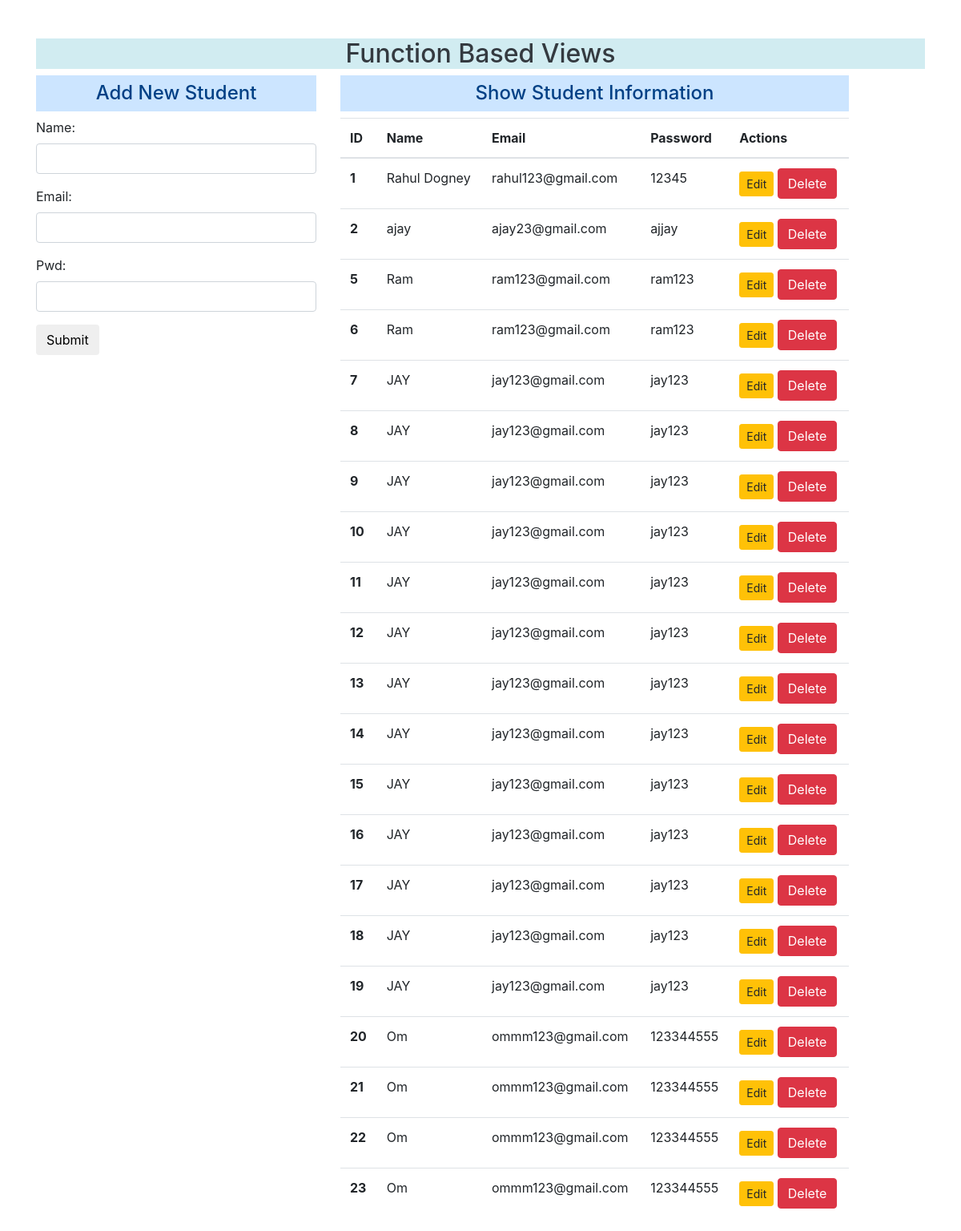
The page / on the database its author committed.
### myapp/models.py (models this page shows)
class Users(models.Model):
    name = models.CharField(max_length=50)
    email = models.EmailField(max_length=254)
    pwd = models.CharField(max_length=50)

### myapp/views.py (the view)
# urls.py: path('',views.add_and_show,name="add_show"),
def add_and_show(request):
    if request.method == "POST":
        fm = RegistrationForm(request.POST)
        if fm.is_valid():
            nm = fm.cleaned_data['name']
            em = fm.cleaned_data['email']
            ps = fm.cleaned_data['pwd']
            reg = Users(name=nm,email=em,pwd=ps)
            reg.save()
            fm = RegistrationForm()
    else:
        fm = RegistrationForm()
    stud = Users.objects.all()
    return render(request,'myapp/show.html',{'form':fm,'st':stud})

### myapp/froms.py
class RegistrationForm(forms.ModelForm):
    class Meta:
        model = Users
        fields = ['name', 'email','pwd']
        widgets = {
            'name': forms.TextInput(attrs={'class':'form-control'}),
            'email': forms.EmailInput(attrs={'class':'form-control'}),
            'pwd': forms.PasswordInput(render_value=True,attrs={'class':'form-control'}),
    }

### myapp/templates/myapp/show.html (shortened to what this page needs)
{% extends 'myapp/base.html' %}
{% block content %}
<div class=row>
<div class="col-sm-4">
    <h4 class="text-center alert-primary pt-2 pb-2">Add New Student</h4>
    <form method = "POST" >
    {{form.as_p}}
    <input type="submit" name="Submit" class="btn btn-sccess" nonvalidate>
    </form>
</div >
<div class="col-sm-7 offset">
<h4 class="text-center alert-primary pt-2 pb-2"> Show Student Information</h4>
{% if st %}
<div class="thumnail">
    <table class="table table-hover">
        <thead>
            <tr>
                <th scope="col">ID</th>
                <th scope="col">Name</th>
                <th scope="col">Email</th>
                <th scope="col">Password</th>
                <th scope="col">Actions</th>
            </tr>
        </thead>
        <tbody>
            {% for t in st %}
            <tr>
                <th scope="row">{{t.id}}</th>
                <td>{{t.name}}</td>
                <td>{{t.email}}</td>
                <td>{{t.pwd}}</td>
                <td>
                    <a href = "{% url 'updatedata' t.id %}" class="btn btn-warning btn-sm">Edit</a>
                    <form action = {% url 'deletedata' t.id %} method = "POST" class="d-inline">
                    <input type = "submit" class="btn btn-danger"value="Delete" >
                    </form>
                </td>
            </tr>
            {% endfor %}
        </tbody>
    </table>
</div>
{% else %}
    <h3>Table Data</h3>
    <h4 class="text-center alert alert-warning">No Record Forms</h4>
{% endif %}
</div>
{% endblock content %}

### myapp/templates/myapp/base.html (shortened to what this page needs)
<!DOCTYPE html>
{% load static %}
<html lang="en">
<head>
    <link rel="stylesheet" href="{% static 'enroll/css/bootstrap.css' %}">
</head>
<body>
    <div class="container mt-5">
        <h2 class="text-center alert-info text-dark">Function Based Views</h2>
        {% block content %}
        {% endblock content %}
    </div>
</body>
</html>

### rows shown on the page
Users: id "1", name "Rahul Dogney", email "rahul123@gmail.com", pwd "12345"
Users: id "2", name "ajay", email "ajay23@gmail.com", pwd "ajjay"
Users: id "5", name "Ram", email "ram123@gmail.com", pwd "ram123"
Users: id "6", name "Ram", email "ram123@gmail.com", pwd "ram123"
Users: id "7", name "JAY", email "jay123@gmail.com", pwd "jay123"
Users: id "8", name "JAY", email "jay123@gmail.com", pwd "jay123"
Users: id "9", name "JAY", email "jay123@gmail.com", pwd "jay123"
Users: id "10", name "JAY", email "jay123@gmail.com", pwd "jay123"
Users: id "11", name "JAY", email "jay123@gmail.com", pwd "jay123"
Users: id "12", name "JAY", email "jay123@gmail.com", pwd "jay123"
Users: id "13", name "JAY", email "jay123@gmail.com", pwd "jay123"
Users: id "14", name "JAY", email "jay123@gmail.com", pwd "jay123"
Users: id "15", name "JAY", email "jay123@gmail.com", pwd "jay123"
Users: id "16", name "JAY", email "jay123@gmail.com", pwd "jay123"
Users: id "17", name "JAY", email "jay123@gmail.com", pwd "jay123"
Users: id "18", name "JAY", email "jay123@gmail.com", pwd "jay123"
Users: id "19", name "JAY", email "jay123@gmail.com", pwd "jay123"
Users: id "20", name "Om", email "ommm123@gmail.com", pwd "123344555"
Users: id "21", name "Om", email "ommm123@gmail.com", pwd "123344555"
Users: id "22", name "Om", email "ommm123@gmail.com", pwd "123344555"
Users: id "23", name "Om", email "ommm123@gmail.com", pwd "123344555"
